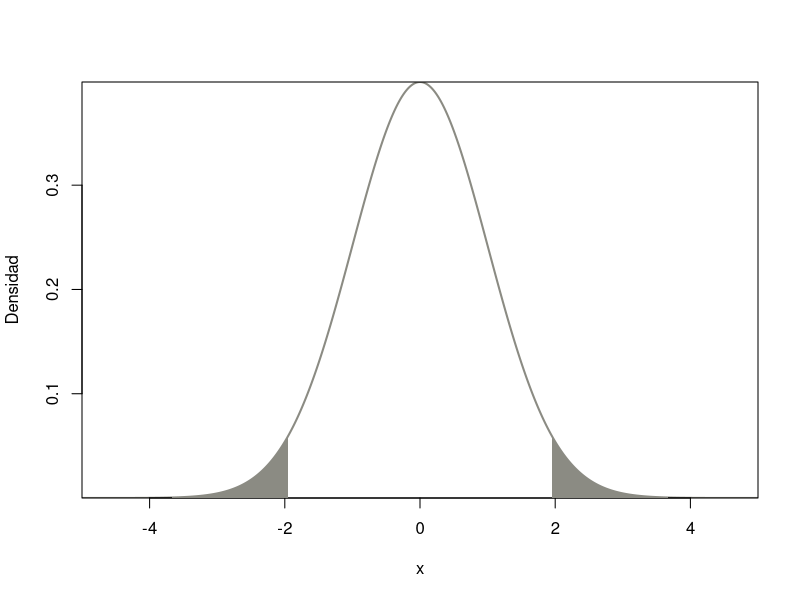

This figure's R source:
# define the mean and the standard deviation

mu <- 0
sigma <- 1

linf<--5
lsup<-5
# create vector for values of x that span a sufficient range of

# standard deviations on either side of the mean; here we use values

# for x that are four standard deviations on either side of the mean

x <- seq(linf, lsup, 0.01)

# use dnorm() to calculate probabilities for each x

y <- dnorm(x, mean = mu, sd = sigma)

# plot normal distribution curve; the options xaxt = "i" and yaxt = "i"

# force the axes to begin and end at the limits of the data

plot(x, y, type = "l", lwd = 2, col = "ivory4", ylab = "Densidad", xlab = "x", xaxs = "i", yaxs = "i")

alpha= 0.05
alpha_med=alpha/2
# create vector for values of x between a lower limit of 8 and an upper limit of 15
lowquantile = qnorm(alpha/2,mean=mu,sd=sigma)

upquantile = qnorm(1-alpha/2,sd=sigma)

dx_lowquantile = seq(linf, lowquantile, 0.01)
dx_upquantile = seq(upquantile, lsup,0.01)
# use polygon to fill in area; x and y are vectors of x,y coordinates

# that define the shape that is then filled using the desired color

polygon(x = c(linf, dx_lowquantile, lowquantile), y = c(0, dnorm(dx_lowquantile, mean = mu, sd = sigma), 0), border = NA, col = "ivory4")
polygon(x = c(upquantile, dx_upquantile, lsup), y = c(0, dnorm(dx_upquantile, mean = mu, sd = sigma), 0), border = NA, col = "ivory4")

